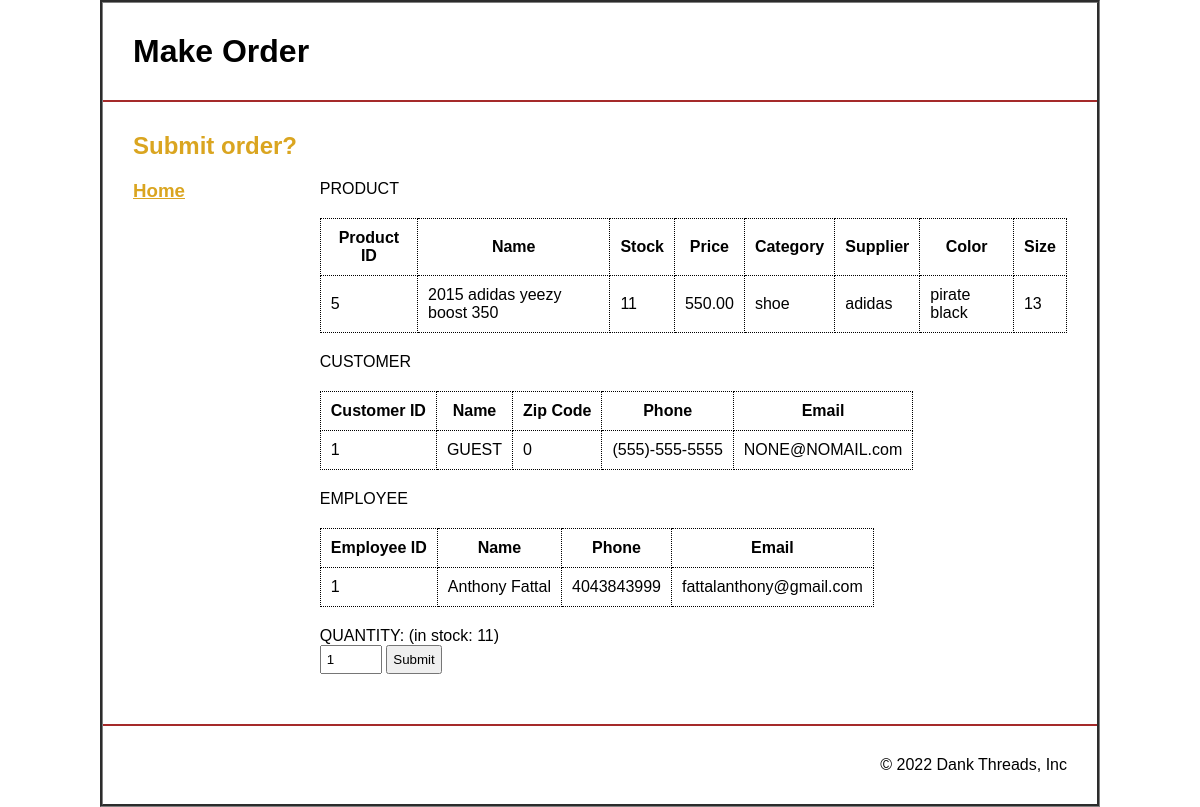
Before: /placeorder.php?eid=1&cid=1&pid=5 with the older database file.
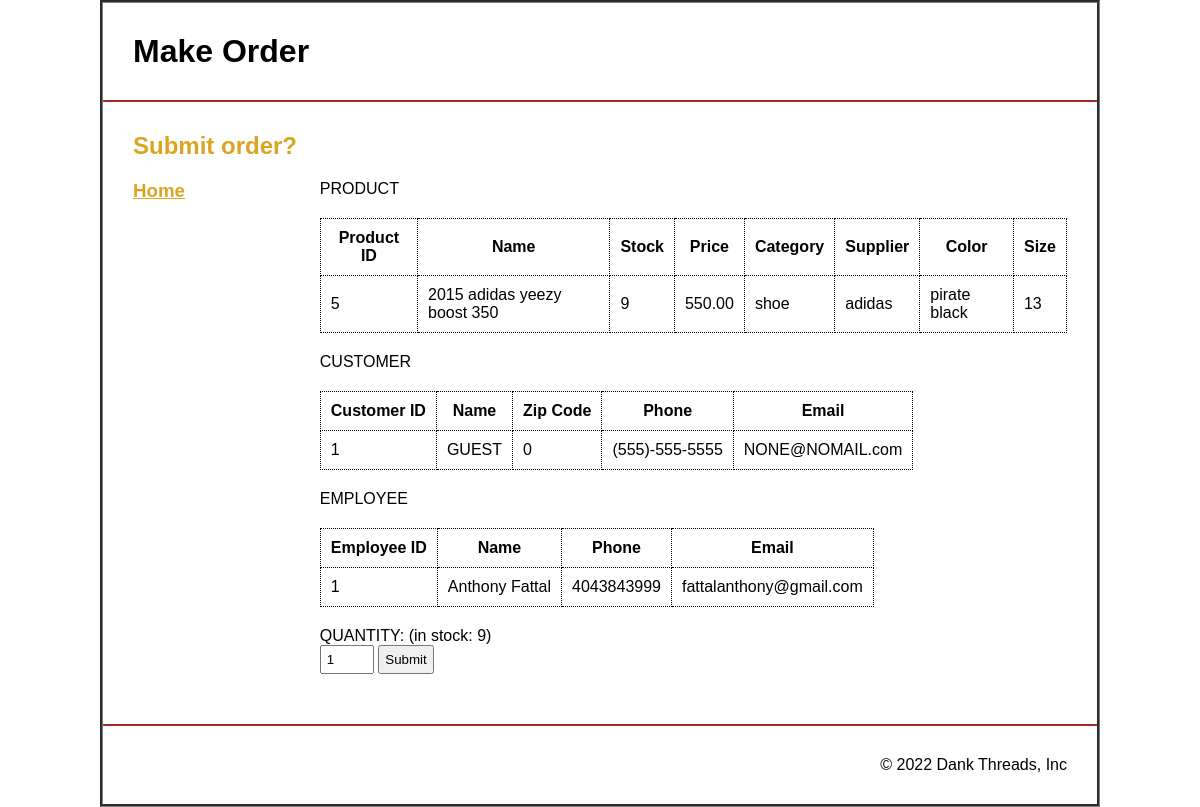
After: the same page with the newer database file.
### tables this page shows
CREATE TABLE `products` (
  `pid` int(11) NOT NULL,
  `pname` varchar(255) NOT NULL,
  `stock` int(11) NOT NULL,
  `price` decimal(10,2) NOT NULL,
  `category` varchar(255) NOT NULL,
  `sid` int(255) NOT NULL,
  `color` varchar(255) NOT NULL,
  `psize` varchar(255) NOT NULL
);

CREATE TABLE `suppliers` (
  `sid` int(11) NOT NULL,
  `sname` varchar(250) NOT NULL
);

### producttable.php (the view)
<?php
$sql3 = "SELECT *, suppliers.sname FROM `products` inner join suppliers where products.sid=suppliers.sid and pid=".$_REQUEST["pid"].";";
$result3 = mysqli_query($conn,$sql3);
$row3 = mysqli_fetch_assoc($result3);
echo '
<table class="list">
    <tr>
        <th>Product ID</th>
        <th>Name</th>
        <th>Stock</th>
        <th>Price</th>
        <th>Category</th>
        <th>Supplier</th>
        <th>Color</th>
        <th>Size</th>
    </tr>
    <tr>
        <td>'.$row3['pid'].'</td>
        <td>'.$row3['pname'].'</td>
        <td>'.$row3['stock'].'</td>
        <td>'.$row3['price'].'</td>
        <td>'.$row3['category'].'</td>
        <td>'.$row3['sname'].'</td>
        <td>'.$row3['color'].'</td>
        <td>'.$row3['psize'].'</td>
    </tr>
</table>';
?>

### placeorder.php (shortened to what this page needs)
<?php
include('db_conn.php');
?>
<!DOCTYPE html>
<html lang="en">
<head>
    <link rel="stylesheet" href="style.css">
</head>
<body>
    <header>
        <h1>
            Make Order
        </h1>
    </header>
    <main>
        <h2 class="page_title">
            Submit order?
        </h2>
        <div class="flex">
            <aside class="left">
                <h3 class="title"><a href="index.php">Home</a></h3>
            </aside>
            <aside class="right">
                PRODUCT
                <?php include('producttable.php'); ?>
                CUSTOMER
                <?php include('customertable.php'); ?>
                EMPLOYEE
                <?php include('employeetable.php'); ?>
                QUANTITY:
                (in stock: <?php echo $row3['stock']; ?>)
                <form method="post">
                    <input type="number" value="1" min="0" max = "<?php echo $row3['stock']; ?>" step="1" name="amount">
                    <button type="submit" name="submitamount">Submit</button>
                </form>
            </aside>
        </div>
    </main>
    <footer>
        <p>&copy; 2022 Dank Threads, Inc</p>
    </footer>
</body>
</html>

Changed rows visible on the page:
changed products "shoe": stock "11" → "9"
